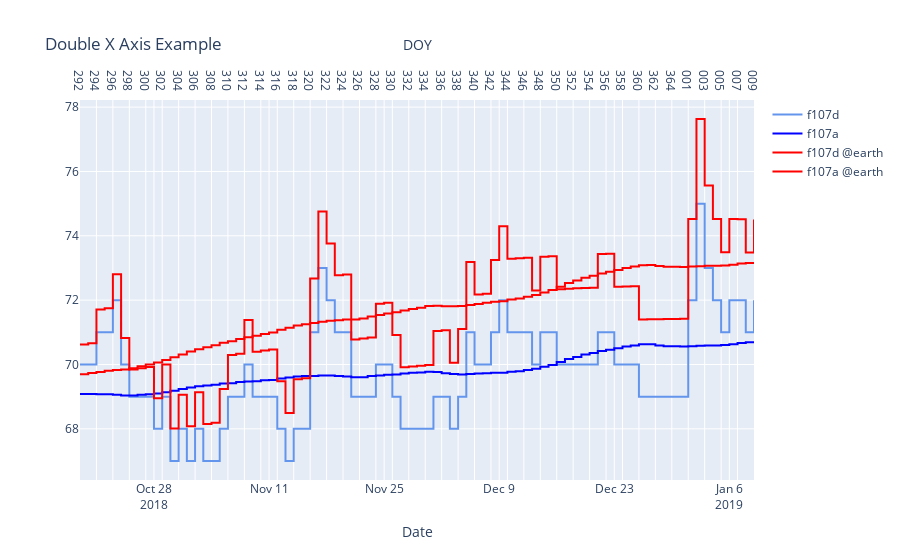

Notebook source saved alongside this figure:
### Code cell
fig = make_subplots(rows=1, cols=1,
                  #
                    vertical_spacing = 0.05,
                    shared_xaxes=True)


fig.add_trace(go.Scatter(  x=solar_fluxes['date'],
                           y=solar_fluxes['f107d_list'],
                           name = 'f107d',
#                            xaxis="x1",
                              mode='lines',
                              opacity=1,
                              line = dict(shape = 'hv', color = 'cornflowerblue', width=2),
                              showlegend=True),
                           secondary_y=False,
                           row=1, col=1,
                           )
fig.add_trace(go.Scatter(x=solar_fluxes['date'],
                           y=solar_fluxes['f107a_list'],
                           name = 'f107a',
#                          xaxis="x1",
                           mode='lines',
                           opacity=1,
                               line = dict(shape = 'hv', color = 'blue', width=2),
                           showlegend=True),
                           secondary_y=False,row=1, col=1)

fig.add_trace(go.Scatter(x=solar_fluxes['date'],
                           y=solar_fluxes['f107d_earth'],
                            name = 'f107d @earth',
#                           xaxis="x1",
                           mode='lines',
                           opacity=1,
                               line = dict(shape = 'hv', color = 'red', width=2),
                           showlegend=True),
                           secondary_y=False,row=1, col=1)

fig.add_trace(go.Scatter(x=solar_fluxes['doy_list'],
                           y=solar_fluxes['f107a_earth'],
                           name = 'f107a @earth',
                          xaxis="x2",
                           mode='lines',
                           opacity=1,
                               line = dict(shape = 'hv', color = 'red', width=2),
                           showlegend=True),
                           secondary_y=False,row=1, col=1)

# fig.add_trace(go.Scatter(x=solar_fluxes['date_3hr'],
#                            y=solar_fluxes['kp_expand'],
#                            name = 'Kp',
#                            mode='lines',
#                            opacity=1,
#                                line = dict(shape = 'hv', color = 'black', width=1),
#                            showlegend=True),
#                                secondary_y=False,row=2, col=1)


# fig.update_layout(
#     xaxis1=dict(range=[solar_fluxes['date'][0], solar_fluxes['date'][-1]]),
#     )
# fig.data[0].update(xaxis='x1')
fig.data[3].update(xaxis='x2')

fig.update_layout(xaxis2= {'anchor': 'y', 'overlaying': 'x2', 'side': 'top'});
# fig.update_layout(xaxis1= {'anchor': 'y', 'overlaying': 'x1', 'side': 'bottom'});



fig.update_layout(title_text='Double X Axis Example',
#                   legend=dict(yanchor='top', y=0.875, xanchor='right', x=1),
                  xaxis =dict(position = 0, title='Date',  
                              tickmode='array',  range=[solar_fluxes['date'][0], solar_fluxes['date'][-1]]),
                  
                  xaxis2=dict(position = 0, title='DOY', anchor='y', overlaying='x', side='top', tickmode='array', 
                                 ) 
                 )


fig.show(config=dict({
                'displayModeBar': True,
                'responsive': False,
                'staticPlot': False,
                'displaylogo': False,
                'showTips': False,
                }))

### Figure 1 — Plotly figure (JSON) as saved in the notebook; plotly's stock layout.template omitted (floating-point values rounded to 4 significant figures)
{"data": [{"line": {"color": "cornflowerblue", "shape": "hv", "width": 2}, "mode": "lines", "name": "f107d", "opacity": 1, "showlegend": true, "type": "scatter", "x": ["2018-10-19T00:00:00", "2018-10-20T00:00:00", "2018-10-21T00:00:00", "2018-10-22T00:00:00", "2018-10-23T00:00:00", "2018-10-24T00:00:00", "2018-10-25T00:00:00", "2018-10-26T00:00:00", "2018-10-27T00:00:00", "2018-10-28T00:00:00", "2018-10-29T00:00:00", "2018-10-30T00:00:00", "2018-10-31T00:00:00", "2018-11-01T00:00:00", "2018-11-02T00:00:00", "2018-11-03T00:00:00", "2018-11-04T00:00:00", "2018-11-05T00:00:00", "2018-11-06T00:00:00", "2018-11-07T00:00:00", "2018-11-08T00:00:00", "2018-11-09T00:00:00", "2018-11-10T00:00:00", "2018-11-11T00:00:00", "2018-11-12T00:00:00", "2018-11-13T00:00:00", "2018-11-14T00:00:00", "2018-11-15T00:00:00", "2018-11-16T00:00:00", "2018-11-17T00:00:00", "2018-11-18T00:00:00", "2018-11-19T00:00:00", "2018-11-20T00:00:00", "2018-11-21T00:00:00", "2018-11-22T00:00:00", "2018-11-23T00:00:00", "2018-11-24T00:00:00", "2018-11-25T00:00:00", "2018-11-26T00:00:00", "2018-11-27T00:00:00", "2018-11-28T00:00:00", "2018-11-29T00:00:00", "2018-11-30T00:00:00", "2018-12-01T00:00:00", "2018-12-02T00:00:00", "2018-12-03T00:00:00", "2018-12-04T00:00:00", "2018-12-05T00:00:00", "2018-12-06T00:00:00", "2018-12-07T00:00:00", "2018-12-08T00:00:00", "2018-12-09T00:00:00", "2018-12-10T00:00:00", "2018-12-11T00:00:00", "2018-12-12T00:00:00", "2018-12-13T00:00:00", "2018-12-14T00:00:00", "2018-12-15T00:00:00", "2018-12-16T00:00:00", "2018-12-17T00:00:00", "2018-12-18T00:00:00", "2018-12-19T00:00:00", "2018-12-20T00:00:00", "2018-12-21T00:00:00", "2018-12-22T00:00:00", "2018-12-23T00:00:00", "2018-12-24T00:00:00", "2018-12-25T00:00:00", "2018-12-26T00:00:00", "2018-12-27T00:00:00", "2018-12-28T00:00:00", "2018-12-29T00:00:00", "2018-12-30T00:00:00", "2018-12-31T00:00:00", "2019-01-01T00:00:00", "2019-01-02T00:00:00", "2019-01-03T00:00:00", "2019-01-04T00:00:00", "2019-01-05T00:00:00", "2019-01-06T00:00:00", "2019-01-07T00:00:00", "2019-01-08T00:00:00", "2019-01-09T00:00:00"], "xaxis": "x", "y": [70, 70, 71, 71, 72, 70, 69, 69, 69, 68, 69, 67, 68, 67, 68, 67, 67, 68, 69, 69, 70, 69, 69, 69, 68, 67, 68, 68, 71, 73, 72, 71, 71, 69, 69, 69, 70, 70, 69, 68, 68, 68, 68, 69, 69, 68, 69, 71, 70, 70, 71, 72, 71, 71, 71, 70, 71, 71, 70, 70, 70, 70, 70, 71, 71, 70, 70, 70, 69, 69, 69, 69, 69, 69, 72, 75, 73, 72, 71, 72, 72, 71, 72], "yaxis": "y"}, {"line": {"color": "blue", "shape": "hv", "width": 2}, "mode": "lines", "name": "f107a", "opacity": 1, "showlegend": true, "type": "scatter", "x": ["2018-10-19T00:00:00", "2018-10-20T00:00:00", "2018-10-21T00:00:00", "2018-10-22T00:00:00", "2018-10-23T00:00:00", "2018-10-24T00:00:00", "2018-10-25T00:00:00", "2018-10-26T00:00:00", "2018-10-27T00:00:00", "2018-10-28T00:00:00", "2018-10-29T00:00:00", "2018-10-30T00:00:00", "2018-10-31T00:00:00", "2018-11-01T00:00:00", "2018-11-02T00:00:00", "2018-11-03T00:00:00", "2018-11-04T00:00:00", "2018-11-05T00:00:00", "2018-11-06T00:00:00", "2018-11-07T00:00:00", "2018-11-08T00:00:00", "2018-11-09T00:00:00", "2018-11-10T00:00:00", "2018-11-11T00:00:00", "2018-11-12T00:00:00", "2018-11-13T00:00:00", "2018-11-14T00:00:00", "2018-11-15T00:00:00", "2018-11-16T00:00:00", "2018-11-17T00:00:00", "2018-11-18T00:00:00", "2018-11-19T00:00:00", "2018-11-20T00:00:00", "2018-11-21T00:00:00", "2018-11-22T00:00:00", "2018-11-23T00:00:00", "2018-11-24T00:00:00", "2018-11-25T00:00:00", "2018-11-26T00:00:00", "2018-11-27T00:00:00", "2018-11-28T00:00:00", "2018-11-29T00:00:00", "2018-11-30T00:00:00", "2018-12-01T00:00:00", "2018-12-02T00:00:00", "2018-12-03T00:00:00", "2018-12-04T00:00:00", "2018-12-05T00:00:00", "2018-12-06T00:00:00", "2018-12-07T00:00:00", "2018-12-08T00:00:00", "2018-12-09T00:00:00", "2018-12-10T00:00:00", "2018-12-11T00:00:00", "2018-12-12T00:00:00", "2018-12-13T00:00:00", "2018-12-14T00:00:00", "2018-12-15T00:00:00", "2018-12-16T00:00:00", "2018-12-17T00:00:00", "2018-12-18T00:00:00", "2018-12-19T00:00:00", "2018-12-20T00:00:00", "2018-12-21T00:00:00", "2018-12-22T00:00:00", "2018-12-23T00:00:00", "2018-12-24T00:00:00", "2018-12-25T00:00:00", "2018-12-26T00:00:00", "2018-12-27T00:00:00", "2018-12-28T00:00:00", "2018-12-29T00:00:00", "2018-12-30T00:00:00", "2018-12-31T00:00:00", "2019-01-01T00:00:00", "2019-01-02T00:00:00", "2019-01-03T00:00:00", "2019-01-04T00:00:00", "2019-01-05T00:00:00", "2019-01-06T00:00:00", "2019-01-07T00:00:00", "2019-01-08T00:00:00", "2019-01-09T00:00:00"], "xaxis": "x", "y": [69.09, 69.09, 69.07, 69.07, 69.06, 69.04, 69.04, 69.06, 69.07, 69.1, 69.14, 69.19, 69.23, 69.28, 69.32, 69.35, 69.37, 69.41, 69.42, 69.46, 69.47, 69.48, 69.51, 69.52, 69.57, 69.59, 69.63, 69.64, 69.64, 69.65, 69.65, 69.64, 69.63, 69.6, 69.6, 69.64, 69.65, 69.68, 69.69, 69.72, 69.74, 69.75, 69.78, 69.77, 69.73, 69.7, 69.69, 69.7, 69.72, 69.73, 69.74, 69.74, 69.78, 69.79, 69.83, 69.86, 69.93, 69.99, 70.07, 70.17, 70.23, 70.31, 70.36, 70.42, 70.46, 70.51, 70.56, 70.59, 70.63, 70.63, 70.59, 70.57, 70.57, 70.56, 70.57, 70.58, 70.59, 70.59, 70.6, 70.63, 70.67, 70.69, 70.72], "yaxis": "y"}, {"line": {"color": "red", "shape": "hv", "width": 2}, "mode": "lines", "name": "f107d @earth", "opacity": 1, "showlegend": true, "type": "scatter", "x": ["2018-10-19T00:00:00", "2018-10-20T00:00:00", "2018-10-21T00:00:00", "2018-10-22T00:00:00", "2018-10-23T00:00:00", "2018-10-24T00:00:00", "2018-10-25T00:00:00", "2018-10-26T00:00:00", "2018-10-27T00:00:00", "2018-10-28T00:00:00", "2018-10-29T00:00:00", "2018-10-30T00:00:00", "2018-10-31T00:00:00", "2018-11-01T00:00:00", "2018-11-02T00:00:00", "2018-11-03T00:00:00", "2018-11-04T00:00:00", "2018-11-05T00:00:00", "2018-11-06T00:00:00", "2018-11-07T00:00:00", "2018-11-08T00:00:00", "2018-11-09T00:00:00", "2018-11-10T00:00:00", "2018-11-11T00:00:00", "2018-11-12T00:00:00", "2018-11-13T00:00:00", "2018-11-14T00:00:00", "2018-11-15T00:00:00", "2018-11-16T00:00:00", "2018-11-17T00:00:00", "2018-11-18T00:00:00", "2018-11-19T00:00:00", "2018-11-20T00:00:00", "2018-11-21T00:00:00", "2018-11-22T00:00:00", "2018-11-23T00:00:00", "2018-11-24T00:00:00", "2018-11-25T00:00:00", "2018-11-26T00:00:00", "2018-11-27T00:00:00", "2018-11-28T00:00:00", "2018-11-29T00:00:00", "2018-11-30T00:00:00", "2018-12-01T00:00:00", "2018-12-02T00:00:00", "2018-12-03T00:00:00", "2018-12-04T00:00:00", "2018-12-05T00:00:00", "2018-12-06T00:00:00", "2018-12-07T00:00:00", "2018-12-08T00:00:00", "2018-12-09T00:00:00", "2018-12-10T00:00:00", "2018-12-11T00:00:00", "2018-12-12T00:00:00", "2018-12-13T00:00:00", "2018-12-14T00:00:00", "2018-12-15T00:00:00", "2018-12-16T00:00:00", "2018-12-17T00:00:00", "2018-12-18T00:00:00", "2018-12-19T00:00:00", "2018-12-20T00:00:00", "2018-12-21T00:00:00", "2018-12-22T00:00:00", "2018-12-23T00:00:00", "2018-12-24T00:00:00", "2018-12-25T00:00:00", "2018-12-26T00:00:00", "2018-12-27T00:00:00", "2018-12-28T00:00:00", "2018-12-29T00:00:00", "2018-12-30T00:00:00", "2018-12-31T00:00:00", "2019-01-01T00:00:00", "2019-01-02T00:00:00", "2019-01-03T00:00:00", "2019-01-04T00:00:00", "2019-01-05T00:00:00", "2019-01-06T00:00:00", "2019-01-07T00:00:00", "2019-01-08T00:00:00", "2019-01-09T00:00:00"], "xaxis": "x", "y": [70.62, 70.66, 71.71, 71.75, 72.8, 70.82, 69.85, 69.89, 69.92, 68.95, 70.0, 68.01, 69.06, 68.08, 69.13, 68.15, 68.19, 69.24, 70.29, 70.33, 71.38, 70.4, 70.43, 70.47, 69.48, 68.49, 69.54, 69.57, 72.68, 74.76, 73.76, 72.77, 72.8, 70.78, 70.81, 70.84, 71.89, 71.92, 70.92, 69.91, 69.94, 69.96, 69.99, 71.04, 71.06, 70.05, 71.1, 73.19, 72.18, 72.2, 73.25, 74.3, 73.28, 73.3, 73.32, 72.3, 73.35, 73.36, 72.34, 72.35, 72.37, 72.38, 72.39, 73.43, 73.44, 72.42, 72.42, 72.43, 71.4, 71.41, 71.41, 71.41, 71.42, 71.42, 74.52, 77.63, 75.56, 74.52, 73.49, 74.52, 74.52, 73.48, 74.51], "yaxis": "y"}, {"line": {"color": "red", "shape": "hv", "width": 2}, "mode": "lines", "name": "f107a @earth", "opacity": 1, "showlegend": true, "type": "scatter", "x": ["292", "293", "294", "295", "296", "297", "298", "299", "300", "301", "302", "303", "304", "305", "306", "307", "308", "309", "310", "311", "312", "313", "314", "315", "316", "317", "318", "319", "320", "321", "322", "323", "324", "325", "326", "327", "328", "329", "330", "331", "332", "333", "334", "335", "336", "337", "338", "339", "340", "341", "342", "343", "344", "345", "346", "347", "348", "349", "350", "351", "352", "353", "354", "355", "356", "357", "358", "359", "360", "361", "362", "363", "364", "365", "001", "002", "003", "004", "005", "006", "007", "008", "009"], "xaxis": "x2", "y": [69.7, 69.74, 69.76, 69.8, 69.83, 69.85, 69.88, 69.95, 70.0, 70.06, 70.14, 70.23, 70.31, 70.4, 70.48, 70.54, 70.6, 70.67, 70.72, 70.8, 70.84, 70.89, 70.95, 71.0, 71.08, 71.14, 71.21, 71.25, 71.29, 71.33, 71.36, 71.38, 71.4, 71.4, 71.43, 71.49, 71.53, 71.59, 71.63, 71.68, 71.73, 71.77, 71.82, 71.83, 71.81, 71.81, 71.82, 71.85, 71.88, 71.92, 71.95, 71.97, 72.02, 72.05, 72.11, 72.16, 72.24, 72.32, 72.42, 72.53, 72.61, 72.7, 72.76, 72.83, 72.88, 72.94, 73.0, 73.04, 73.09, 73.09, 73.06, 73.04, 73.04, 73.03, 73.04, 73.06, 73.07, 73.07, 73.08, 73.1, 73.14, 73.16, 73.18], "yaxis": "y"}], "layout": {"title": {"text": "Double X Axis Example"}, "xaxis": {"anchor": "y", "domain": [0, 1], "position": 0, "range": ["2018-10-19T00:00:00", "2019-01-09T00:00:00"], "tickmode": "array", "title": {"text": "Date"}}, "xaxis2": {"anchor": "y", "overlaying": "x", "position": 0, "side": "top", "tickmode": "array", "title": {"text": "DOY"}}, "yaxis": {"anchor": "x", "domain": [0, 1]}}}
